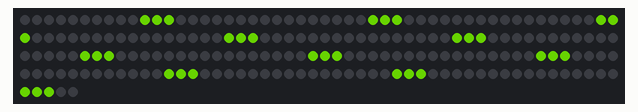
This program was run on a simulated Raspberry Pi Pico running CircuitPython. On the bench: 205 RGB LEDs in strip order, left to right, continuing on the next row. Dim RGB values are drawn brighter than linear.

Above: at 0.45 s.
At 2.25 s:
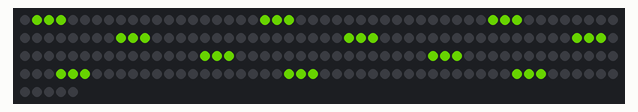
At 5.55 s:
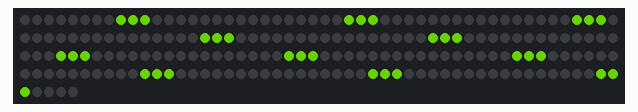
At 10.95 s:
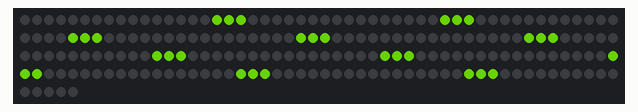
At 16.35 s:
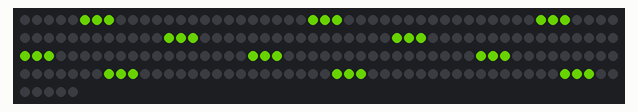
At 21.75 s:
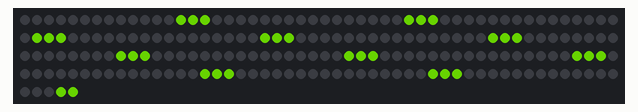

The program:

03_neopixel_chase.py
```python
## ------- NEOPIXEL CHASE ------- ##
#   tested with tinkertanks moon   #

import board, neopixel

from adafruit_led_animation.animation.chase import Chase

pixels = neopixel.NeoPixel(board.GP21, 205, brightness=0.5, auto_write=False)

chase = Chase(pixels, speed=0.01, size=3, spacing=16, color=(125,255,0) )

while True:
    chase.animate()
```
